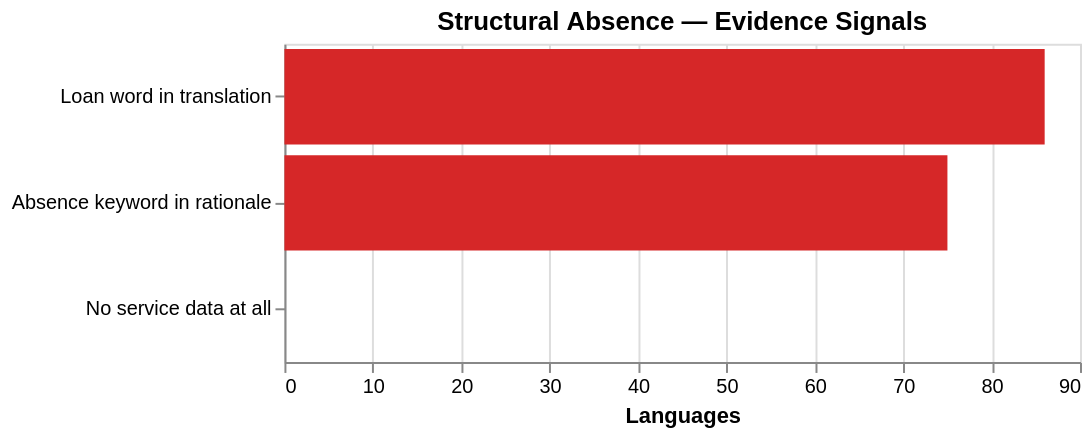

Write notebook code for a chart like this one.
### Code cell
# Absence sub-signals breakdown
absent_signals = (
    absent.assign(
        has_loan=absent['loan_words_found'],
        has_rationale_signal=absent['absence_signals'].str.len() > 0,
        no_data=absent['n_services_with_data'] == 0,
    )
)

signal_counts = pd.DataFrame({
    'signal': ['Loan word in translation', 'Absence keyword in rationale', 'No service data at all'],
    'n': [
        absent_signals['has_loan'].sum(),
        absent_signals['has_rationale_signal'].sum(),
        absent_signals['no_data'].sum(),
    ]
})

alt.Chart(signal_counts).mark_bar(color=CATEGORY_COLOURS['STRUCTURAL_ABSENCE']).encode(
    x=alt.X('n:Q', title='Languages'),
    y=alt.Y('signal:N', sort='-x', title=None),
    tooltip=['signal:N', 'n:Q']
).properties(width=400, height=160, title='Structural Absence — Evidence Signals')

### Figure 1 — Vega specification as saved in the notebook (floating-point values rounded to 4 significant figures)
{"$schema": "https://vega.github.io/schema/vega/v6.json", "data": [{"name": "source_0"}, {"name": "data_0", "values": [{"n": 86, "n_end": 86.0, "n_start": 0.0, "signal": "Loan word in translation"}, {"n": 75, "n_end": 75.0, "n_start": 0.0, "signal": "Absence keyword in rationale"}, {"n": 0, "n_end": 0.0, "n_start": 0.0, "signal": "No service data at all"}]}, {"name": "source_0_y_domain_signal", "values": [{"signal": "Loan word in translation", "sort_field": 86}, {"signal": "Absence keyword in rationale", "sort_field": 75}, {"signal": "No service data at all", "sort_field": 0}]}], "marks": [{"type": "rect", "name": "marks", "from": {"data": "data_0"}, "encode": {"update": {"x": {"field": "n_end", "scale": "x"}, "x2": {"field": "n_start", "scale": "x"}, "y": {"field": "signal", "scale": "y"}, "height": {"signal": "max(0.25, bandwidth('y'))"}, "fill": {"value": "#d62728"}, "tooltip": {"signal": "{\"signal\": isValid(datum[\"signal\"]) ? datum[\"signal\"] : \"\"+datum[\"signal\"], \"n\": format(datum[\"n\"], \"\")}"}}}, "style": ["bar"]}], "scales": [{"name": "x", "type": "linear", "domain": {"data": "data_0", "fields": ["n_start", "n_end"]}, "range": [0, {"signal": "width"}], "zero": true, "nice": true}, {"name": "y", "type": "band", "domain": {"data": "source_0_y_domain_signal", "field": "signal", "sort": {"op": "max", "field": "sort_field", "order": "descending"}}, "range": [0, {"signal": "height"}], "paddingInner": 0.1, "paddingOuter": 0.05}], "axes": [{"scale": "x", "grid": true, "labels": false, "ticks": false, "orient": "bottom", "gridScale": "y", "domain": false, "tickCount": {"signal": "ceil(width/40)"}, "aria": false, "maxExtent": 0, "minExtent": 0, "zindex": 0}, {"scale": "x", "title": "Languages", "tickCount": {"signal": "ceil(width/40)"}, "grid": false, "zindex": 0, "labelFlush": true, "labelOverlap": true, "orient": "bottom"}, {"scale": "y", "orient": "left", "grid": false, "zindex": 0}], "title": {"text": "Structural Absence — Evidence Signals", "frame": "group"}, "padding": 5, "height": 160, "width": 400, "style": "cell", "background": "white"}
